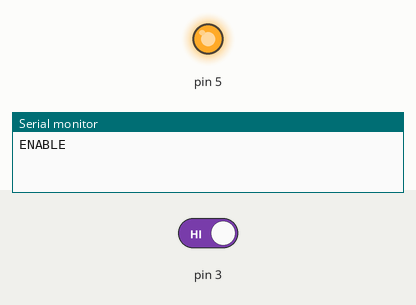
This sketch was run on a simulated Arduino Mega 2560, built with avr-gcc and run on an emulated ATmega2560. On the bench: output pins drawn as LEDs (lit = HIGH), the last lines printed to the serial monitor. The test bench sets the inputs (shaded band); at power-on: pin 3 HIGH.

Above: at 1.2 s.
1.3 s: pin 3 driven LOW
At 6.2 s:
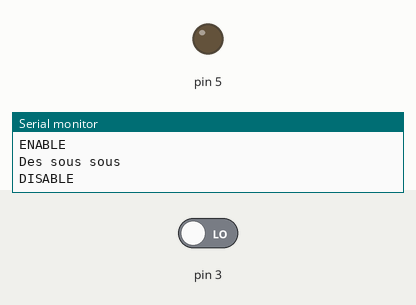
Timing chart, 0 to 11.5 s (numbered marks = the images above; inputs shaded):
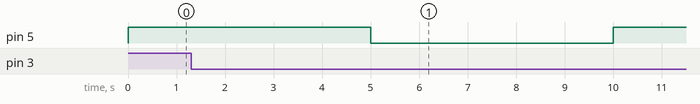

The sketch:

test_coin_acceptor.ino
```cpp
void setup() {
  Serial.begin(9600);
  pinMode(3, INPUT);
  pinMode(5, OUTPUT);
  digitalWrite(5, LOW);
  attachInterrupt(digitalPinToInterrupt(3), coinInterrupt, FALLING);
}

void loop() {
  // put your main code here, to run repeatedly:
  Serial.println("ENABLE");
  digitalWrite(5, HIGH);
  delay(5000);
  Serial.println("DISABLE");
  digitalWrite(5, LOW);
  delay(5000);

}

// Interrupt
void coinInterrupt(){

  Serial.println("Des sous sous");

}
```
